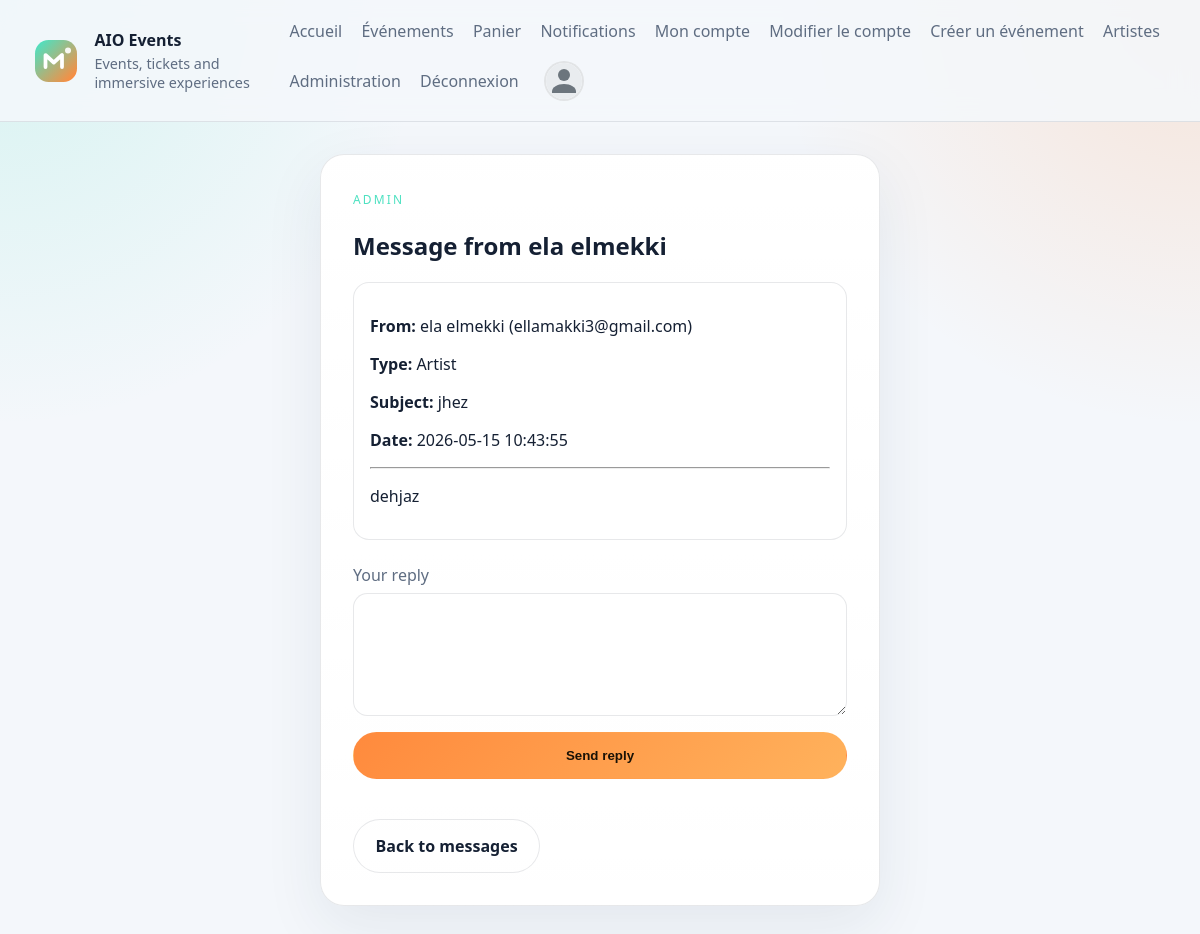
Page /admin/message?id=3 (signed in) on the committed database.
### tables this page shows
CREATE TABLE contact_messages (
    id INTEGER PRIMARY KEY AUTOINCREMENT,
    sender_id INTEGER NOT NULL,
    sender_type TEXT NOT NULL,
    subject TEXT NOT NULL,
    message TEXT NOT NULL,
    status TEXT NOT NULL DEFAULT 'pending',
    admin_reply TEXT DEFAULT NULL,
    created_at TEXT DEFAULT CURRENT_TIMESTAMP,
    replied_at TEXT DEFAULT NULL,
    FOREIGN KEY (sender_id) REFERENCES users(id) ON DELETE CASCADE
);

CREATE TABLE users (
    id INTEGER PRIMARY KEY AUTOINCREMENT,
    full_name TEXT NOT NULL,
    email TEXT NOT NULL UNIQUE,
    password_hash TEXT NOT NULL,
    role TEXT NOT NULL DEFAULT 'user',
    profile_picture_path TEXT DEFAULT NULL,
    created_at TEXT DEFAULT CURRENT_TIMESTAMP
);

### config/bootstrap.php (called while the page is built, shortened)
<?php
spl_autoload_register(static function (string $class): void {
    $prefix = 'App\\';
    $relativeClass = substr($class, strlen($prefix));
    $candidates = [
        APP_PATH . '/' . str_replace('\\', '/', $relativeClass) . '.php',
        CONFIG_PATH . '/' . str_replace('Config\\', '', $relativeClass) . '.php',
    ];
    foreach ($candidates as $file) {
        if (is_file($file)) {
            return;
        }
    }
});
function view(string $template, array $data = []): void
{
    require VIEW_PATH . '/layouts/main.php';
}
function e(?string $value): string
{
    return htmlspecialchars($value ?? '', ENT_QUOTES, 'UTF-8');
}

### app/core/Controller.php (called while the page is built, shortened)
<?php
abstract class Controller
{
    protected function render(string $template, array $data = []): void
    {
        view($template, $data);
    }
}

### app/controllers/AdminMessagingController.php (called while the page is built, shortened)
<?php
final class AdminMessagingController extends Controller
{
    public function showMessage(): void
    {
        $id = (int) ($_GET['id'] ?? 0);
        $message = (new ContactMessage())->findById($id);
        $this->render('admin/message-view', [
            'message' => $message,
        ]);
    }
}

### config/Database.php (called while the page is built, shortened)
<?php
final class Database
{
    private static ?PDO $instance = null;
    public static function connection(): PDO
    {
        if (self::$instance instanceof PDO) {
            return self::$instance;
        }
        $driver = strtolower((string) ($_ENV['DB_DRIVER'] ?? 'sqlite'));
        $sqliteFile = dirname(__DIR__) . '/data/phpjs.sqlite';
        $sqliteDir = dirname($sqliteFile);
        $dsn = 'sqlite:' . $sqliteFile;
        try {
            self::$instance = new PDO($dsn, null, null, [
                PDO::ATTR_ERRMODE => PDO::ERRMODE_EXCEPTION,
                PDO::ATTR_DEFAULT_FETCH_MODE => PDO::FETCH_ASSOC,
            ]);
            self::$instance->exec('PRAGMA foreign_keys = ON');
            self::migrateSqlite(self::$instance);
            $row = self::$instance->query('SELECT COUNT(*) AS count FROM users')->fetch();
        } catch (PDOException $exception) {
            throw new RuntimeException('SQLite connection failed: ' . $exception->getMessage(), 0, $exception);
        }
        return self::$instance;
    }
    private static function migrateSqlite(PDO $pdo): void
    {
        self::ensureColumn($pdo, 'artists', 'user_id', 'INTEGER DEFAULT NULL');
        self::ensureColumn($pdo, 'events', 'category', "TEXT NOT NULL DEFAULT 'concert'");
        self::ensureUniqueIndex($pdo, 'artists', 'user_id');
    }
    private static function ensureColumn(PDO $pdo, string $table, string $column, string $definition): void
    {
        $columns = $pdo->query('PRAGMA table_info(' . $table . ')')->fetchAll();
        foreach ($columns as $existingColumn) {
            if (($existingColumn['name'] ?? null) === $column) {
                return;
            }
        }
    }
    private static function ensureUniqueIndex(PDO $pdo, string $table, string $column): void
    {
        $indexName = $table . '_' . $column . '_unique_idx';
        $indexes = $pdo->query('PRAGMA index_list(' . $table . ')')->fetchAll();
        foreach ($indexes as $index) {
            if (($index['name'] ?? null) === $indexName) {
                return;
            }
        }
    }
}

### app/models/BaseModel.php (called while the page is built, shortened)
<?php
abstract class BaseModel
{
    protected PDO $db;
    public function __construct()
    {
        $this->db = Database::connection();
    }
    protected function fetchOne(string $sql, array $params = []): ?array
    {
        $statement = $this->db->prepare($sql);
        $statement->execute($params);
        $result = $statement->fetch();
        return $result === false ? null : $result;
    }
}

### app/models/ContactMessage.php (called while the page is built, shortened)
<?php
final class ContactMessage extends BaseModel
{
    public function findById(int $id): ?array
    {
        return $this->fetchOne(
            'SELECT cm.*, u.full_name, u.email FROM contact_messages cm
             JOIN users u ON u.id = cm.sender_id
             WHERE cm.id = :id LIMIT 1',
            [':id' => $id]
        );
    }
}

### app/views/admin/message-view.php (the view, shortened to what this page needs)
<section class="auth-card">
    <span class="eyebrow">Admin</span>
    <h1>Message from <?= e($message['full_name']) ?></h1>
    <div class="admin-surface">
        <p><strong>From:</strong> <?= e($message['full_name']) ?> (<?= e($message['email']) ?>)</p>
        <p><strong>Type:</strong> <?= e(ucfirst($message['sender_type'])) ?></p>
        <p><strong>Subject:</strong> <?= e($message['subject']) ?></p>
        <p><strong>Date:</strong> <?= e($message['created_at']) ?></p>
        <hr>
        <p><?= nl2br(e($message['message'])) ?></p>
    </div>
    <?php if (!empty($message['admin_reply'])): ?>
        <div class="admin-surface admin-surface-reply">
            <p><strong>Your reply:</strong></p>
            <p><?= nl2br(e($message['admin_reply'])) ?></p>
            <small><?= e($message['replied_at']) ?></small>
        </div>
    <?php else: ?>
        <form method="post" action="/admin/message/reply" class="auth-form">
            <label>
                Your reply
                <textarea name="reply" rows="6" required></textarea>
            </label>
            <button type="submit" class="button button-primary">Send reply</button>
        </form>
    <?php endif; ?>
    <a href="/admin/messages" class="button button-secondary" style="margin-top:1rem;">Back to messages</a>
</section>

### public/css/style.css (style rules this page uses)
:root { --bg: #f4f7fb; --panel: #ffffff; --panel-2: #eef3f9; --text: #152033; --muted: #5f6d82; --accent: #ff8a3d; --accent-2: #4de1c1; --border: rgba(21, 32, 51, 0.1); }
* { box-sizing: border-box; }
body { margin: 0; font-family: "Segoe UI", "Helvetica Neue", Arial, sans-serif; background: radial-gradient(circle at top left, rgba(77, 225, 193, 0.18), transparent 28%), radial-gradient(circle at top right, rgba(255, 138, 61, 0.18), transparent 28%), var(--bg); color: var(--text); }
a { color: inherit; text-decoration: none; }
.eyebrow, .section-heading span, .stats-card span { text-transform: uppercase; letter-spacing: 0.18em; color: var(--accent-2); font-size: 0.75rem; }
.button { display: inline-flex; align-items: center; justify-content: center; padding: 0.95rem 1.35rem; border-radius: 999px; border: 1px solid transparent; font-weight: 700; }
.button-primary { background: linear-gradient(135deg, var(--accent), #ffb25c); color: #1a1206; }
.button-secondary { border-color: var(--border); background: rgba(255, 255, 255, 0.03); }
.auth-card { max-width: 560px; margin: 0 auto; padding: 2rem; background: linear-gradient(180deg, rgba(255, 255, 255, 0.98), rgba(255, 255, 255, 0.92)); border: 1px solid var(--border); border-radius: 1.5rem; box-shadow: 0 20px 60px rgba(30, 48, 77, 0.08); }
.auth-form { display: grid; gap: 1rem; margin: 1.5rem 0; }
.auth-form label { display: grid; gap: 0.45rem; color: var(--muted); }
.auth-form textarea, .auth-form select { width: 100%; padding: 0.95rem 1rem; border-radius: 0.9rem; border: 1px solid var(--border); background: rgba(255, 255, 255, 0.98); color: var(--text); }
.card, .auth-card, .cart-item, .hero-copy, .hero-panel { transition: transform 180ms ease, border-color 180ms ease, box-shadow 180ms ease, background 180ms ease; }
.admin-surface { background: rgba(255, 255, 255, 0.95); border: 1px solid var(--border); border-radius: 1rem; padding: 1rem; margin: 1rem 0; }

### rows in the picture
contact_messages: sender.full_name "ela elmekki", sender.email "ellamakki3@gmail.com", sender_type "Artist", subject "jhez", created_at "2026-05-15 10:43:55", message "dehjaz"
